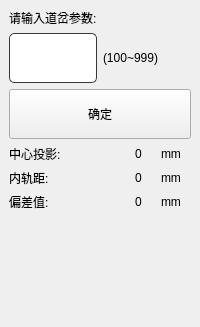
        <widget class="QWidget" name="pageZXTY">
         <property name="toolTip">
          <string>中心投影测量</string>
         </property>
         <layout class="QVBoxLayout" name="verticalLayout_9">
          <property name="leftMargin">
           <number>0</number>
          </property>
          <property name="topMargin">
           <number>0</number>
          </property>
          <property name="rightMargin">
           <number>0</number>
          </property>
          <property name="bottomMargin">
           <number>0</number>
          </property>
          <item>
           <widget class="QWidget" name="widget_5" native="true">
            <property name="toolTip">
             <string>中心投影测量</string>
            </property>
            <layout class="QVBoxLayout" name="verticalLayout_8">
             <item>
              <widget class="QWidget" name="widgetZXTY_Param" native="true">
               <layout class="QVBoxLayout" name="verticalLayout_11">
                <property name="leftMargin">
                 <number>0</number>
                </property>
                <property name="topMargin">
                 <number>0</number>
                </property>
                <property name="rightMargin">
                 <number>0</number>
                </property>
                <property name="bottomMargin">
                 <number>0</number>
                </property>
                <item>
                 <widget class="QLabel" name="label_43">
                  <property name="minimumSize">
                   <size>
                    <width>80</width>
                    <height>0</height>
                   </size>
                  </property>
                  <property name="maximumSize">
                   <size>
                    <width>16777215</width>
                    <height>16777215</height>
                   </size>
                  </property>
                  <property name="text">
                   <string>请输入道岔参数:</string>
                  </property>
                 </widget>
                </item>
                <item>
                 <layout class="QHBoxLayout" name="horizontalLayout_13">
                  <item>
                   <widget class="QPushButton" name="btn_ZXTY_param">
                    <property name="minimumSize">
                     <size>
                      <width>0</width>
                      <height>50</height>
                     </size>
                    </property>
                    <property name="styleSheet">
                     <string notr="true">border:1px solid rgb(55,55,55);
border-radius:5px;
background-color:rgb(255,255,255);
color:rgb(22,22,22);</string>
                    </property>
                    <property name="text">
                     <string/>
                    </property>
                   </widget>
                  </item>
                  <item>
                   <widget class="QLabel" name="label_30">
                    <property name="minimumSize">
                     <size>
                      <width>80</width>
                      <height>0</height>
                     </size>
                    </property>
                    <property name="maximumSize">
                     <size>
                      <width>16777215</width>
                      <height>16777215</height>
                     </size>
                    </property>
                    <property name="text">
                     <string>(100~999)</string>
                    </property>
                   </widget>
                  </item>
                 </layout>
                </item>
                <item>
                 <widget class="QPushButton" name="btnZXTY_OK">
                  <property name="minimumSize">
                   <size>
                    <width>0</width>
                    <height>50</height>
                   </size>
                  </property>
                  <property name="text">
                   <string>确定</string>
                  </property>
                 </widget>
                </item>
               </layout>
              </widget>
             </item>
             <item>
              <widget class="QWidget" name="widgetZXTYMeasure" native="true">
               <layout class="QVBoxLayout" name="verticalLayout_10">
                <property name="leftMargin">
                 <number>0</number>
                </property>
                <property name="topMargin">
                 <number>0</number>
                </property>
                <property name="rightMargin">
                 <number>0</number>
                </property>
                <property name="bottomMargin">
                 <number>0</number>
                </property>
                <item>
                 <layout class="QHBoxLayout" name="horizontalLayout_22">
                  <item>
                   <widget class="QLabel" name="label_46">
                    <property name="minimumSize">
                     <size>
                      <width>120</width>
                      <height>0</height>
                     </size>
                    </property>
                    <property name="maximumSize">
                     <size>
                      <width>80</width>
                      <height>16777215</height>
                     </size>
                    </property>
                    <property name="text">
                     <string>中心投影:</string>
                    </property>
                   </widget>
                  </item>
                  <item>
                   <widget class="QLabel" name="lblZXTY_ZXTY">
                    <property name="text">
                     <string>0</string>
                    </property>
                   </widget>
                  </item>
                  <item>
                   <widget class="QLabel" name="label_47">
                    <property name="minimumSize">
                     <size>
                      <width>30</width>
                      <height>0</height>
                     </size>
                    </property>
                    <property name="maximumSize">
                     <size>
                      <width>20</width>
                      <height>16777215</height>
                     </size>
                    </property>
                    <property name="text">
                     <string>mm</string>
                    </property>
                   </widget>
                  </item>
                 </layout>
                </item>
                <item>
                 <layout class="QHBoxLayout" name="horizontalLayout_23">
                  <item>
                   <widget class="QLabel" name="label_48">
                    <property name="minimumSize">
                     <size>
                      <width>120</width>
                      <height>0</height>
                     </size>
                    </property>
                    <property name="maximumSize">
                     <size>
                      <width>80</width>
                      <height>16777215</height>
                     </size>
                    </property>
                    <property name="text">
                     <string>内轨距:</string>
                    </property>
                   </widget>
                  </item>
                  <item>
                   <widget class="QLabel" name="lblZXTY_NGJ">
                    <property name="text">
                     <string>0</string>
                    </property>
                   </widget>
                  </item>
                  <item>
                   <widget class="QLabel" name="label_49">
                    <property name="minimumSize">
                     <size>
                      <width>30</width>
                      <height>0</height>
                     </size>
                    </property>
                    <property name="maximumSize">
                     <size>
                      <width>20</width>
                      <height>16777215</height>
                     </size>
                    </property>
                    <property name="text">
                     <string>mm</string>
                    </property>
                   </widget>
                  </item>
                 </layout>
                </item>
                <item>
                 <layout class="QHBoxLayout" name="horizontalLayout_21">
                  <item>
                   <widget class="QLabel" name="label_44">
                    <property name="minimumSize">
                     <size>
                      <width>120</width>
                      <height>0</height>
                     </size>
                    </property>
                    <property name="maximumSize">
                     <size>
                      <width>80</width>
                      <height>16777215</height>
                     </size>
                    </property>
                    <property name="text">
                     <string>偏差值:</string>
                    </property>
                   </widget>
                  </item>
                  <item>
                   <widget class="QLabel" name="lblZXTY_PCZ">
                    <property name="text">
                     <string>0</string>
                    </property>
                   </widget>
                  </item>
                  <item>
                   <widget class="QLabel" name="label_45">
                    <property name="minimumSize">
                     <size>
                      <width>30</width>
                      <height>0</height>
                     </size>
                    </property>
                    <property name="maximumSize">
                     <size>
                      <width>20</width>
                      <height>16777215</height>
                     </size>
                    </property>
                    <property name="text">
                     <string>mm</string>
                    </property>
                   </widget>
                  </item>
                 </layout>
                </item>
               </layout>
              </widget>
             </item>
             <item>
              <spacer name="verticalSpacer_4">
               <property name="orientation">
                <enum>Qt::Vertical</enum>
               </property>
               <property name="sizeHint" stdset="0">
                <size>
                 <width>20</width>
                 <height>107</height>
                </size>
               </property>
              </spacer>
             </item>
            </layout>
           </widget>
          </item>
         </layout>
        </widget>
